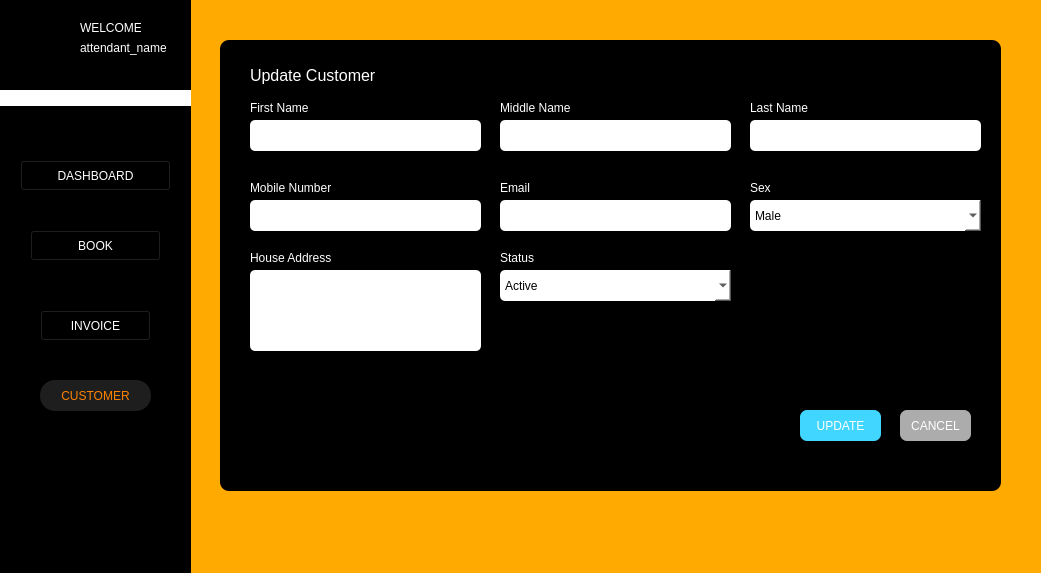
<?xml version="1.0" encoding="UTF-8"?>
<ui version="4.0">
 <class>Form</class>
 <widget class="QWidget" name="Form">
  <property name="geometry">
   <rect>
    <x>0</x>
    <y>0</y>
    <width>1041</width>
    <height>573</height>
   </rect>
  </property>
  <property name="windowTitle">
   <string>Form</string>
  </property>
  <property name="styleSheet">
   <string notr="true">background-color: rgb(255, 170, 0);</string>
  </property>
  <widget class="QLabel" name="label_116">
   <property name="geometry">
    <rect>
     <x>220</x>
     <y>40</y>
     <width>781</width>
     <height>451</height>
    </rect>
   </property>
   <property name="styleSheet">
    <string notr="true">background-color: rgb(0, 0, 0);
border-radius: 9px;
</string>
   </property>
   <property name="text">
    <string>l</string>
   </property>
  </widget>
  <widget class="QPushButton" name="btn_update_cancel">
   <property name="geometry">
    <rect>
     <x>900</x>
     <y>410</y>
     <width>71</width>
     <height>31</height>
    </rect>
   </property>
   <property name="styleSheet">
    <string notr="true">color: rgb(255, 255, 255);
background-color: rgb(172, 172, 172);
border-radius: 7px;</string>
   </property>
   <property name="text">
    <string>CANCEL</string>
   </property>
  </widget>
  <widget class="QPushButton" name="btn_update_cus">
   <property name="geometry">
    <rect>
     <x>800</x>
     <y>410</y>
     <width>81</width>
     <height>31</height>
    </rect>
   </property>
   <property name="styleSheet">
    <string notr="true">color: rgb(255, 255, 255);
background-color: rgb(65, 214, 255);
border-radius: 7px;</string>
   </property>
   <property name="text">
    <string>UPDATE</string>
   </property>
  </widget>
  <widget class="QPushButton" name="btn_invoice">
   <property name="geometry">
    <rect>
     <x>40</x>
     <y>310</y>
     <width>111</width>
     <height>31</height>
    </rect>
   </property>
   <property name="styleSheet">
    <string notr="true">color: rgb(255, 255, 255);
background-color: rgb(0, 0, 0);</string>
   </property>
   <property name="text">
    <string>INVOICE</string>
   </property>
  </widget>
  <widget class="QLabel" name="label_33">
   <property name="geometry">
    <rect>
     <x>20</x>
     <y>20</y>
     <width>41</width>
     <height>41</height>
    </rect>
   </property>
   <property name="styleSheet">
    <string notr="true">border-style: none;
background-color: black;
</string>
   </property>
   <property name="text">
    <string/>
   </property>
   <property name="pixmap">
    <pixmap>../img/ARMS_LGO(1).png</pixmap>
   </property>
   <property name="scaledContents">
    <bool>true</bool>
   </property>
  </widget>
  <widget class="QPushButton" name="btn_customer">
   <property name="geometry">
    <rect>
     <x>40</x>
     <y>380</y>
     <width>111</width>
     <height>31</height>
    </rect>
   </property>
   <property name="styleSheet">
    <string notr="true">border-style: none;
color: #FC8100;
border-radius: 15px;
background-color: #1E1E1E;
</string>
   </property>
   <property name="text">
    <string>CUSTOMER</string>
   </property>
  </widget>
  <widget class="QLabel" name="attendant_name">
   <property name="geometry">
    <rect>
     <x>80</x>
     <y>40</y>
     <width>91</width>
     <height>16</height>
    </rect>
   </property>
   <property name="styleSheet">
    <string notr="true">color: rgb(255, 255, 255);
background-color: rgb(0, 0, 0);
</string>
   </property>
   <property name="text">
    <string>attendant_name</string>
   </property>
  </widget>
  <widget class="QLabel" name="label_2">
   <property name="geometry">
    <rect>
     <x>0</x>
     <y>90</y>
     <width>191</width>
     <height>16</height>
    </rect>
   </property>
   <property name="styleSheet">
    <string notr="true">background-color: rgb(255, 255, 255);</string>
   </property>
   <property name="text">
    <string/>
   </property>
  </widget>
  <widget class="QPushButton" name="btn_dashboard">
   <property name="geometry">
    <rect>
     <x>20</x>
     <y>160</y>
     <width>151</width>
     <height>31</height>
    </rect>
   </property>
   <property name="styleSheet">
    <string notr="true">color: rgb(255, 255, 255);
background-color: rgb(0, 0, 0);</string>
   </property>
   <property name="text">
    <string>DASHBOARD</string>
   </property>
  </widget>
  <widget class="QLabel" name="label">
   <property name="geometry">
    <rect>
     <x>0</x>
     <y>0</y>
     <width>191</width>
     <height>701</height>
    </rect>
   </property>
   <property name="styleSheet">
    <string notr="true">background-color: rgb(0, 0, 0);</string>
   </property>
   <property name="text">
    <string/>
   </property>
  </widget>
  <widget class="QPushButton" name="btn_books">
   <property name="geometry">
    <rect>
     <x>30</x>
     <y>230</y>
     <width>131</width>
     <height>31</height>
    </rect>
   </property>
   <property name="styleSheet">
    <string notr="true">color: rgb(255, 255, 255);
background-color: rgb(0, 0, 0);</string>
   </property>
   <property name="text">
    <string>BOOK</string>
   </property>
  </widget>
  <widget class="QLabel" name="label_13">
   <property name="geometry">
    <rect>
     <x>80</x>
     <y>20</y>
     <width>61</width>
     <height>16</height>
    </rect>
   </property>
   <property name="styleSheet">
    <string notr="true">color: rgb(255, 255, 255);
background-color: rgb(0, 0, 0);</string>
   </property>
   <property name="text">
    <string>WELCOME</string>
   </property>
  </widget>
  <widget class="QPushButton" name="btn_settings">
   <property name="geometry">
    <rect>
     <x>10</x>
     <y>510</y>
     <width>31</width>
     <height>24</height>
    </rect>
   </property>
   <property name="styleSheet">
    <string notr="true">border-style: none;
background-color: rgb(0, 0, 0);</string>
   </property>
   <property name="text">
    <string/>
   </property>
   <property name="icon">
    <iconset>
     <normaloff>../img/settingsIM.png</normaloff>../img/settingsIM.png</iconset>
   </property>
   <property name="iconSize">
    <size>
     <width>20</width>
     <height>20</height>
    </size>
   </property>
  </widget>
  <widget class="QLabel" name="label_115">
   <property name="geometry">
    <rect>
     <x>250</x>
     <y>250</y>
     <width>81</width>
     <height>16</height>
    </rect>
   </property>
   <property name="styleSheet">
    <string notr="true">color: rgb(255, 255, 255);
font: 8pt &quot;Segoe UI&quot;;
background-color: rgb(0, 0, 0);</string>
   </property>
   <property name="text">
    <string>House Address</string>
   </property>
  </widget>
  <widget class="QLineEdit" name="txt_cus_email">
   <property name="geometry">
    <rect>
     <x>500</x>
     <y>200</y>
     <width>231</width>
     <height>31</height>
    </rect>
   </property>
   <property name="styleSheet">
    <string notr="true">background-color: white;
border-radius: 5px;
</string>
   </property>
  </widget>
  <widget class="QLabel" name="label_109">
   <property name="geometry">
    <rect>
     <x>750</x>
     <y>100</y>
     <width>81</width>
     <height>16</height>
    </rect>
   </property>
   <property name="styleSheet">
    <string notr="true">color: rgb(255, 255, 255);
font: 8pt &quot;Segoe UI&quot;;
background-color: rgb(0, 0, 0);</string>
   </property>
   <property name="text">
    <string>Last Name</string>
   </property>
  </widget>
  <widget class="QLabel" name="label_107">
   <property name="geometry">
    <rect>
     <x>250</x>
     <y>100</y>
     <width>81</width>
     <height>16</height>
    </rect>
   </property>
   <property name="styleSheet">
    <string notr="true">color: rgb(255, 255, 255);
font: 8pt &quot;Segoe UI&quot;;
background-color: rgb(0, 0, 0);</string>
   </property>
   <property name="text">
    <string>First Name</string>
   </property>
  </widget>
  <widget class="QLineEdit" name="txt_middlename">
   <property name="geometry">
    <rect>
     <x>500</x>
     <y>120</y>
     <width>231</width>
     <height>31</height>
    </rect>
   </property>
   <property name="styleSheet">
    <string notr="true">background-color: white;
border-radius: 5px;
</string>
   </property>
  </widget>
  <widget class="QLabel" name="label_108">
   <property name="geometry">
    <rect>
     <x>500</x>
     <y>100</y>
     <width>81</width>
     <height>16</height>
    </rect>
   </property>
   <property name="styleSheet">
    <string notr="true">color: rgb(255, 255, 255);
font: 8pt &quot;Segoe UI&quot;;
background-color: rgb(0, 0, 0);</string>
   </property>
   <property name="text">
    <string>Middle Name</string>
   </property>
  </widget>
  <widget class="QLineEdit" name="txt_lastname">
   <property name="geometry">
    <rect>
     <x>750</x>
     <y>120</y>
     <width>231</width>
     <height>31</height>
    </rect>
   </property>
   <property name="styleSheet">
    <string notr="true">background-color: white;
border-radius: 5px;
</string>
   </property>
  </widget>
  <widget class="QLabel" name="label_111">
   <property name="geometry">
    <rect>
     <x>500</x>
     <y>180</y>
     <width>81</width>
     <height>16</height>
    </rect>
   </property>
   <property name="styleSheet">
    <string notr="true">color: rgb(255, 255, 255);
font: 8pt &quot;Segoe UI&quot;;
background-color: rgb(0, 0, 0);</string>
   </property>
   <property name="text">
    <string>Email</string>
   </property>
  </widget>
  <widget class="QLineEdit" name="txt_mobilenum">
   <property name="geometry">
    <rect>
     <x>250</x>
     <y>200</y>
     <width>231</width>
     <height>31</height>
    </rect>
   </property>
   <property name="styleSheet">
    <string notr="true">background-color: white;
border-radius: 5px;
</string>
   </property>
  </widget>
  <widget class="QLabel" name="label_106">
   <property name="geometry">
    <rect>
     <x>250</x>
     <y>60</y>
     <width>151</width>
     <height>31</height>
    </rect>
   </property>
   <property name="font">
    <font>
     <pointsize>12</pointsize>
    </font>
   </property>
   <property name="styleSheet">
    <string notr="true">color: rgb(255, 255, 255);
background-color: rgb(0, 0, 0);</string>
   </property>
   <property name="text">
    <string>Update Customer</string>
   </property>
  </widget>
  <widget class="QPlainTextEdit" name="txt_cus_address">
   <property name="geometry">
    <rect>
     <x>250</x>
     <y>270</y>
     <width>231</width>
     <height>81</height>
    </rect>
   </property>
   <property name="styleSheet">
    <string notr="true">background-color: white;
border-radius: 5px;
</string>
   </property>
  </widget>
  <widget class="QLineEdit" name="txt_firstname">
   <property name="geometry">
    <rect>
     <x>250</x>
     <y>120</y>
     <width>231</width>
     <height>31</height>
    </rect>
   </property>
   <property name="styleSheet">
    <string notr="true">background-color: white;
border-radius: 5px;
</string>
   </property>
  </widget>
  <widget class="QComboBox" name="drp_cus_sex">
   <property name="geometry">
    <rect>
     <x>750</x>
     <y>200</y>
     <width>231</width>
     <height>31</height>
    </rect>
   </property>
   <property name="styleSheet">
    <string notr="true">background-color: white;
color: rgb(0, 0, 0);
border-radius: 5px;</string>
   </property>
   <item>
    <property name="text">
     <string>Male</string>
    </property>
   </item>
   <item>
    <property name="text">
     <string>Female</string>
    </property>
   </item>
  </widget>
  <widget class="QLabel" name="label_112">
   <property name="geometry">
    <rect>
     <x>250</x>
     <y>180</y>
     <width>91</width>
     <height>16</height>
    </rect>
   </property>
   <property name="styleSheet">
    <string notr="true">color: rgb(255, 255, 255);
font: 8pt &quot;Segoe UI&quot;;
background-color: rgb(0, 0, 0);</string>
   </property>
   <property name="text">
    <string>Mobile Number</string>
   </property>
  </widget>
  <widget class="QLabel" name="label_110">
   <property name="geometry">
    <rect>
     <x>750</x>
     <y>180</y>
     <width>81</width>
     <height>16</height>
    </rect>
   </property>
   <property name="styleSheet">
    <string notr="true">color: rgb(255, 255, 255);
font: 8pt &quot;Segoe UI&quot;;
background-color: rgb(0, 0, 0);</string>
   </property>
   <property name="text">
    <string>Sex</string>
   </property>
  </widget>
  <widget class="QLabel" name="label_113">
   <property name="geometry">
    <rect>
     <x>500</x>
     <y>250</y>
     <width>81</width>
     <height>16</height>
    </rect>
   </property>
   <property name="styleSheet">
    <string notr="true">color: rgb(255, 255, 255);
font: 8pt &quot;Segoe UI&quot;;
background-color: rgb(0, 0, 0);</string>
   </property>
   <property name="text">
    <string>Status</string>
   </property>
  </widget>
  <widget class="QComboBox" name="drp_cus_status">
   <property name="geometry">
    <rect>
     <x>500</x>
     <y>270</y>
     <width>231</width>
     <height>31</height>
    </rect>
   </property>
   <property name="styleSheet">
    <string notr="true">background-color: white;
color: rgb(0, 0, 0);
border-radius: 5px;</string>
   </property>
   <item>
    <property name="text">
     <string>Active</string>
    </property>
   </item>
   <item>
    <property name="text">
     <string>Disabled</string>
    </property>
   </item>
  </widget>
  <zorder>label_116</zorder>
  <zorder>label</zorder>
  <zorder>btn_update_cancel</zorder>
  <zorder>btn_update_cus</zorder>
  <zorder>btn_invoice</zorder>
  <zorder>label_33</zorder>
  <zorder>btn_customer</zorder>
  <zorder>attendant_name</zorder>
  <zorder>label_2</zorder>
  <zorder>btn_dashboard</zorder>
  <zorder>btn_books</zorder>
  <zorder>label_13</zorder>
  <zorder>btn_settings</zorder>
  <zorder>label_115</zorder>
  <zorder>txt_cus_email</zorder>
  <zorder>label_109</zorder>
  <zorder>label_107</zorder>
  <zorder>txt_middlename</zorder>
  <zorder>label_108</zorder>
  <zorder>txt_lastname</zorder>
  <zorder>label_111</zorder>
  <zorder>txt_mobilenum</zorder>
  <zorder>label_106</zorder>
  <zorder>txt_cus_address</zorder>
  <zorder>txt_firstname</zorder>
  <zorder>drp_cus_sex</zorder>
  <zorder>label_112</zorder>
  <zorder>label_110</zorder>
  <zorder>label_113</zorder>
  <zorder>drp_cus_status</zorder>
 </widget>
 <resources/>
 <connections/>
</ui>
